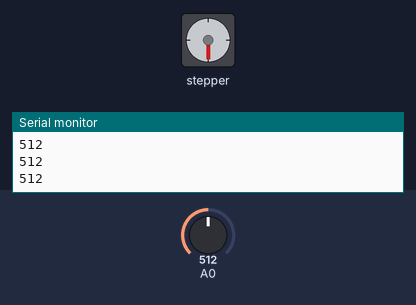
The sketch below on a simulated Arduino Uno, built with avr-gcc and run on an emulated ATmega328P. Shown: stepper motor, the last lines printed to the serial monitor. Inputs (shaded band) come from the test bench; at power-on: A0 = 512. Stepper angles assume 2048 steps per turn.

Above: at 4.1 s.
4.2 s: A0 set to 716
At 6.3 s:
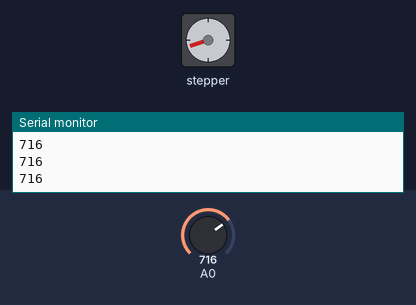
7.2 s: A0 set to 1023
At 10.0 s:
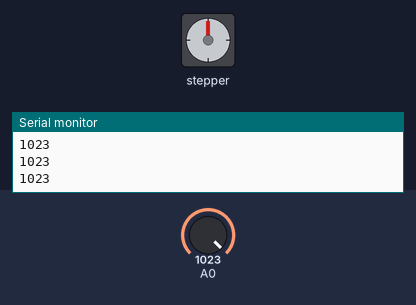
10.2 s: A0 set to 1006
At 11.7 s:
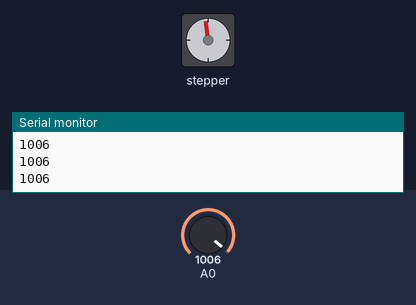
Timing chart, 0 to 13.2 s (numbered marks = the images above; inputs shaded):
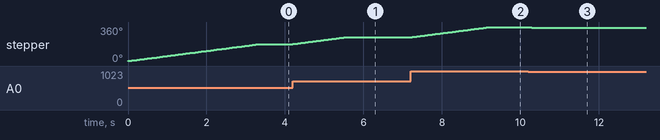

Measured:
- after the input at 4.2 s, stepper: turns 71° clockwise in 1.3 s, starting at once
- after the input at 7.2 s, stepper: turns 109° clockwise in 2.0 s, starting at once
- by itself, stepper: turns 180° clockwise in 3.3 s

The sketch:

MoteurPasaPasPotentiometre.ino
```cpp
// https://www.brainy-bits.com/post/control-a-stepper-motor-using-an-arduino-and-potentiometer

//#include "AccelStepper.h"
#include <Stepper.h>
//#include <AccelStepper.h>
// Stepper Setup
//const int nbPas = 4096 //Si on fait des demi-pas avec le stepper motor
const int nbPas = 2048;
const int In_1 = 8; // In1
const int In_2 = 9; // In2
const int In_3 = 10; // In2
const int In_4 = 11; // In2

// On définit l'objet Stepper
Stepper myStepper(nbPas, In_1, In_3, In_2, In_4);
//Un moteur pas a pas ne peut pas dépasser les 10 tours par minute.

// Variables pour stocker les positions, actuelles et précédentes.
int val = 0;
int previous = 0;
int long newval = 0;
int long previousval = 0;

void setup() {
  // put your setup code here, to run once:
  Serial.begin(9600); //valeur de la liaison série
  myStepper.setSpeed(9);//
}

void loop() {
  // put your main code here, to run repeatedly:
  val=analogRead(A0);
  newval = map(val, 0, 1023, 0, 2048);

  if (val > previous+6) {// Check that a move of the pot is at least > than 6
    newval = map(val, 0, 1023, 0, 2048);  // Map value (1600 = 1 stepper shaft rotation) Potentiometre donne entre 0 et 1023
    myStepper.step(abs(newval-previousval));  // Move stepper to new position (nbr de steps)
    previous = val;
    previousval = newval;
  }
  else if (val < previous-6){
    newval = map(val, 0, 1023, 0, 2048);  // Map value (1600 = 1 stepper shaft rotation)
    myStepper.step(-abs(newval-previousval));  // Move stepper to new position
    previous = val;
    previousval = newval;
  }
  //myStepper.step(nbPas); (tourne dans le sens des aiguilles d'une montre de nbpas pas)
  //delay(10) //délai de 10ms
  //myStepper.step(-nbPas);

  Serial.println(val); //for debugging

}
```
